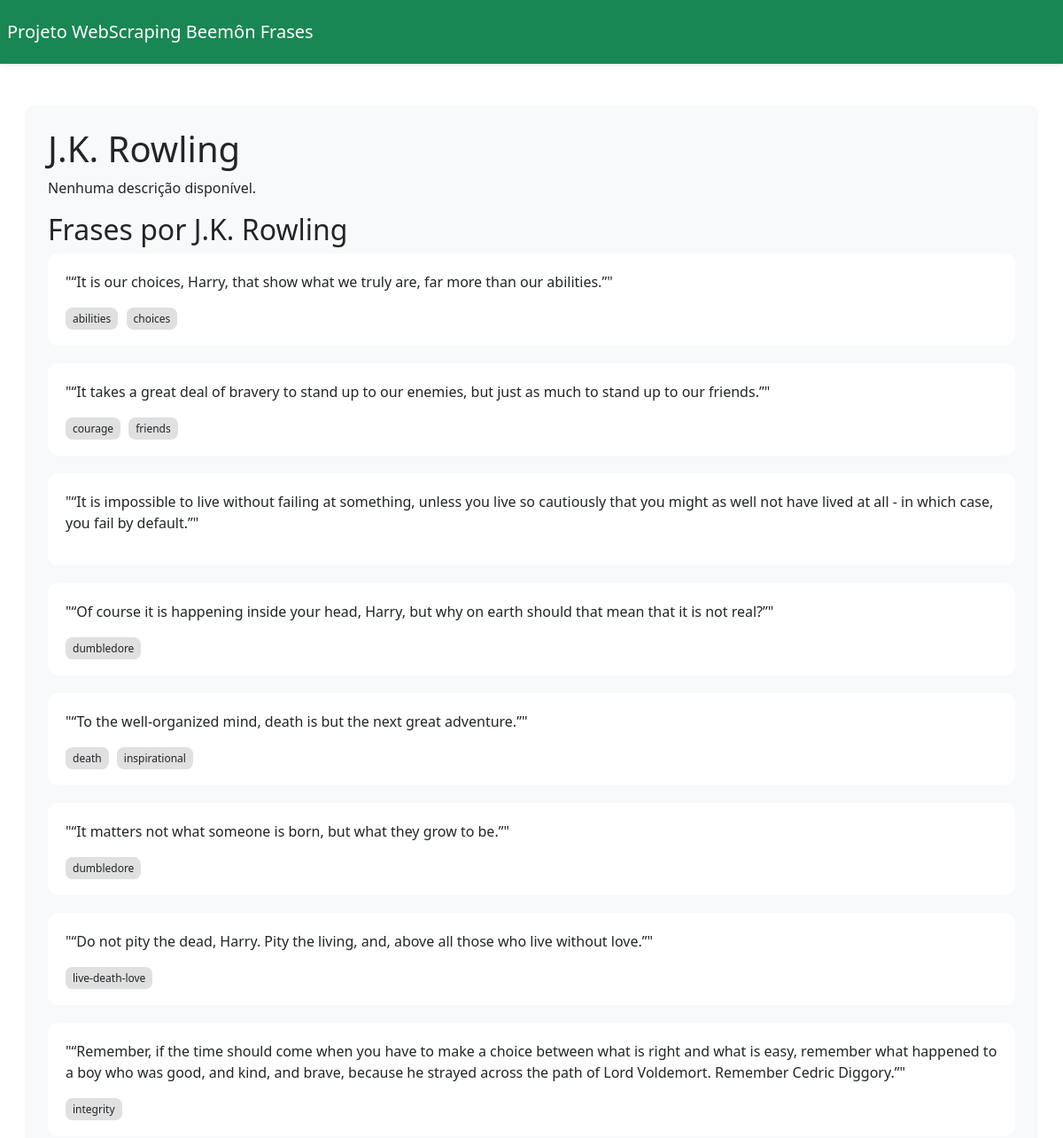
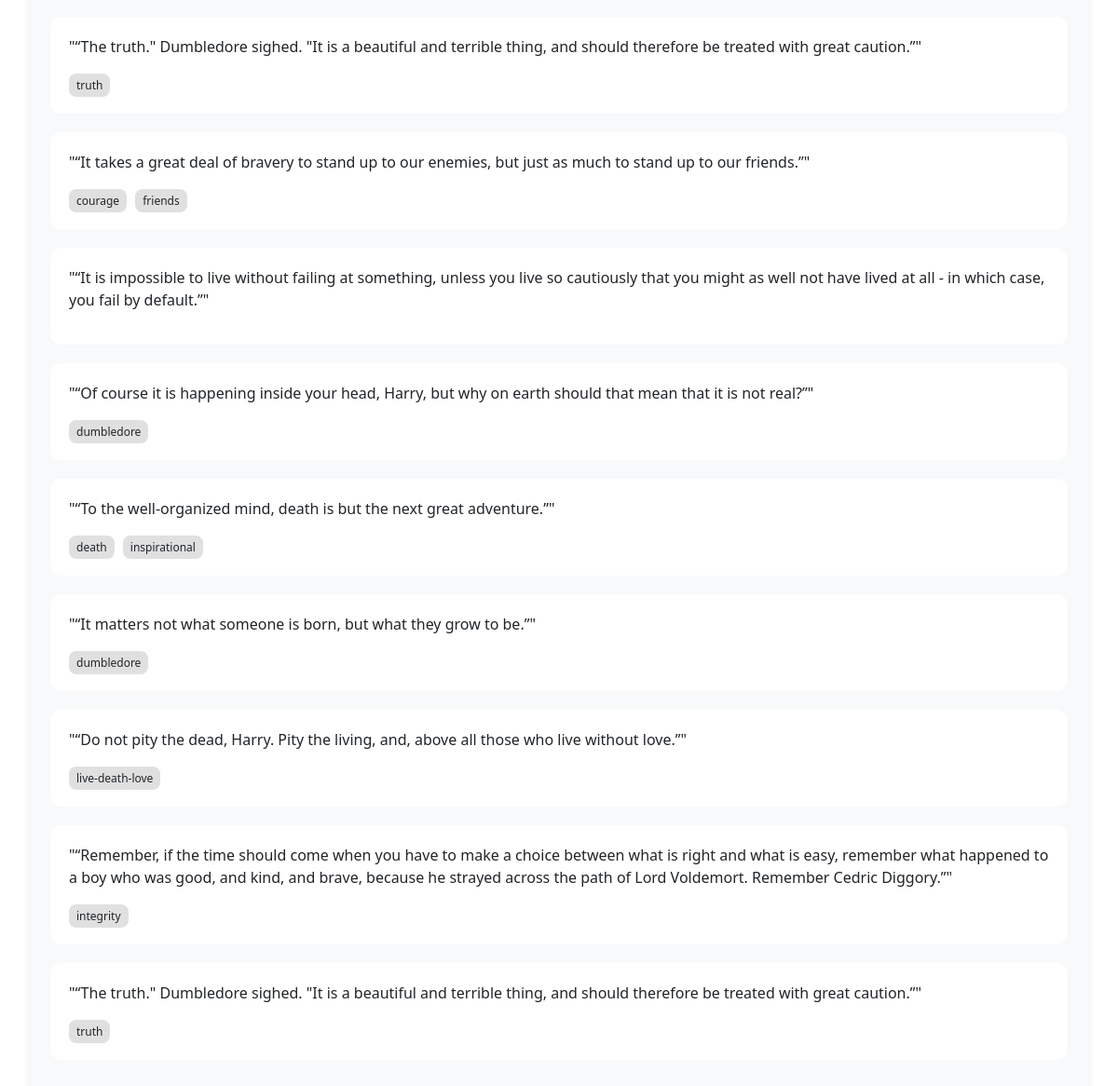
Screenshot of /author/J.K. Rowling/ with the database file from the repository (2 pictures, top to bottom).
### scraping/models.py (models this page shows)
class Author(models.Model):
    name = models.CharField(max_length=256, unique=True, primary_key=True)
    born = models.CharField(max_length=128, blank=True, null=True)
    description = models.TextField(blank=True, null=True)

class Quote(models.Model):
    text = models.CharField(max_length=1024, blank=True, null=True)
    author = models.ForeignKey(Author, blank=True, null=True, on_delete=models.DO_NOTHING)
    tags = models.ManyToManyField(Tag)

class Tag(models.Model):
    name = models.CharField(max_length=256, unique=True, primary_key=True)

### scraping/views.py (the view)
# urls.py: path('author/<str:name>/', views.AuthorDetailView.as_view(), name='author_detail'),
class AuthorDetailView(View):
    def get(self, request, name):
        author = get_object_or_404(models.Author, name=name)
        quotes = models.Quote.objects.filter(author=author)
        context = {
            'author': author,
            'quotes': quotes
        }
        return render(request, 'author_detail.html', context)

### scraping/templates/author_detail.html (shortened to what this page needs)
{% extends "main.html" %}
{% block content %}
    <div class="author-card">
        <h1>{{ author.name }}</h1>
        {% if author.description %}
            <p>{{ author.description }}</p>
        {% else %}
            <p>Nenhuma descrição disponível.</p>
        {% endif %}
    </div>
    <h2>Frases por {{ author.name }}</h2>
    {% if quotes %}
        {% for quote in quotes %}
            <div class="quote-card">
                <blockquote>"{{ quote.text }}"</blockquote>
                <div class="quote-tags">
                    {% for tag in quote.tags.all %}
                        <span>{{ tag.name }}</span>
                    {% endfor %}
                </div>
            </div>
        {% endfor %}
    {% else %}
        <p>Esse autor não tem frases.</p>
    {% endif %}
{% endblock %}

### scraping/templates/main.html (style rules this page uses)
.quote-card { background-color: white; border-radius: 12px; padding: 20px; margin-bottom: 20px; transition: transform 0.2s; }
.quote-tags span { background-color: #e0e0e0; border-radius: 8px; padding: 4px 8px; margin-right: 5px; font-size: 12px; }

### rows the page displays
Author: name "J.K. Rowling"
Quote: text "“It is our choices, Harry, that show what we truly are, far more than our abilities.”"
Tag: name "abilities"
Tag: name "choices"
Quote: text "“It takes a great deal of bravery to stand up to our enemies, but just as much to stand up to our friends.”"
Tag: name "courage"
Tag: name "friends"
Quote: text "“It is impossible to live without failing at something, unless you live so cautiously that you might as well not have lived at all - in which case, you fail by default.”"
Quote: text "“Of course it is happening inside your head, Harry, but why on earth should that mean that it is not real?”"
Tag: name "dumbledore"
Quote: text "“To the well-organized mind, death is but the next great adventure.”"
Tag: name "death"
Tag: name "inspirational"
Quote: text "“It matters not what someone is born, but what they grow to be.”"
Quote: text "“Do not pity the dead, Harry. Pity the living, and, above all those who live without love.”"
Tag: name "live-death-love"
Quote: text "“Remember, if the time should come when you have to make a choice between what is right and what is easy, remember what happened to a boy who was good, and kind, and brave, because he strayed across the path of Lord Voldemort. Remember Cedric Diggory.”"
Tag: name "integrity"
Quote: text "“The truth.\" Dumbledore sighed. \"It is a beautiful and terrible thing, and should therefore be treated with great caution.”"
Tag: name "truth"
Quote: text "“It takes a great deal of bravery to stand up to our enemies, but just as much to stand up to our friends.”"
Quote: text "“It is impossible to live without failing at something, unless you live so cautiously that you might as well not have lived at all - in which case, you fail by default.”"
Quote: text "“Of course it is happening inside your head, Harry, but why on earth should that mean that it is not real?”"
Quote: text "“To the well-organized mind, death is but the next great adventure.”"
Quote: text "“It matters not what someone is born, but what they grow to be.”"
Quote: text "“Do not pity the dead, Harry. Pity the living, and, above all those who live without love.”"
Quote: text "“Remember, if the time should come when you have to make a choice between what is right and what is easy, remember what happened to a boy who was good, and kind, and brave, because he strayed across the path of Lord Voldemort. Remember Cedric Diggory.”"
Quote: text "“The truth.\" Dumbledore sighed. \"It is a beautiful and terrible thing, and should therefore be treated with great caution.”"
